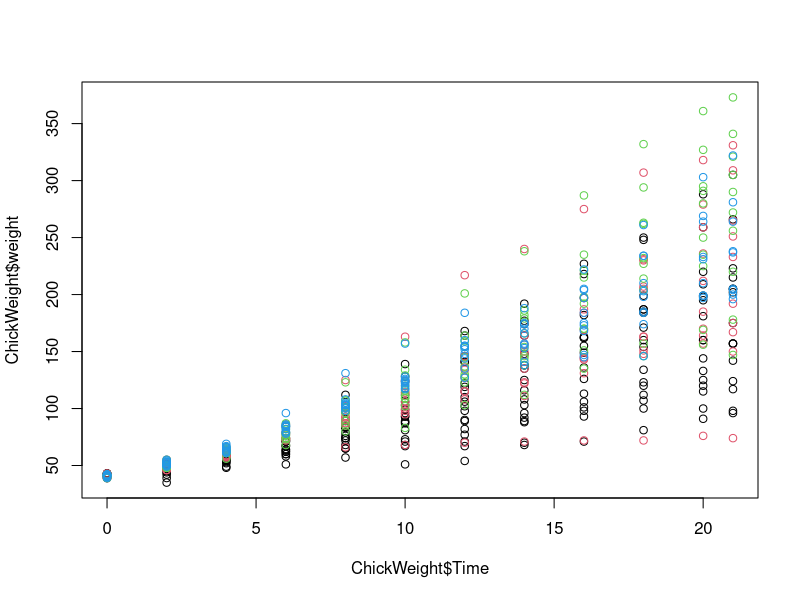

Reproduce this figure in R.
data(ChickWeight)
head(ChickWeight)
?ChickWeight
head(ChickWeight)
plot( ChickWeight$Time, ChickWeight$weight, col=ChickWeight$Diet)
chick = reshape(ChickWeight, idvar=c("Chick","Diet"), timevar="Time",
                direction="wide")
head(chick)
chick = na.omit(chick)
View(chick)


day_4_weights = c(chick$weight.4, 3000)
day_21_weights = c(chick$weight.21, 3000) 

(mad(day_4_weights))/mad(chick$weight.4)


pearson1 = cor(chick$weight.4,chick$weight.21)
pearson2 = cor(day_4_weights, day_21_weights)


pearson2/pearson1
